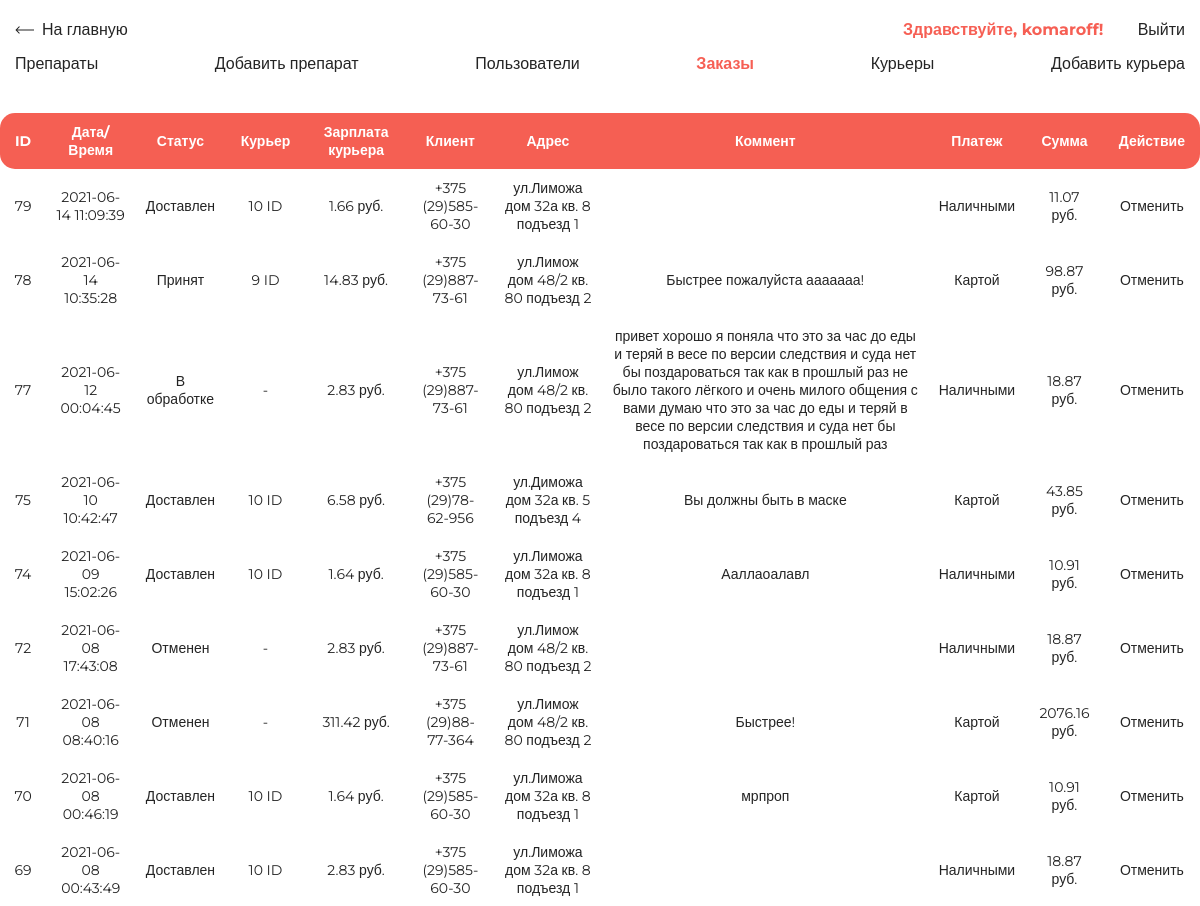
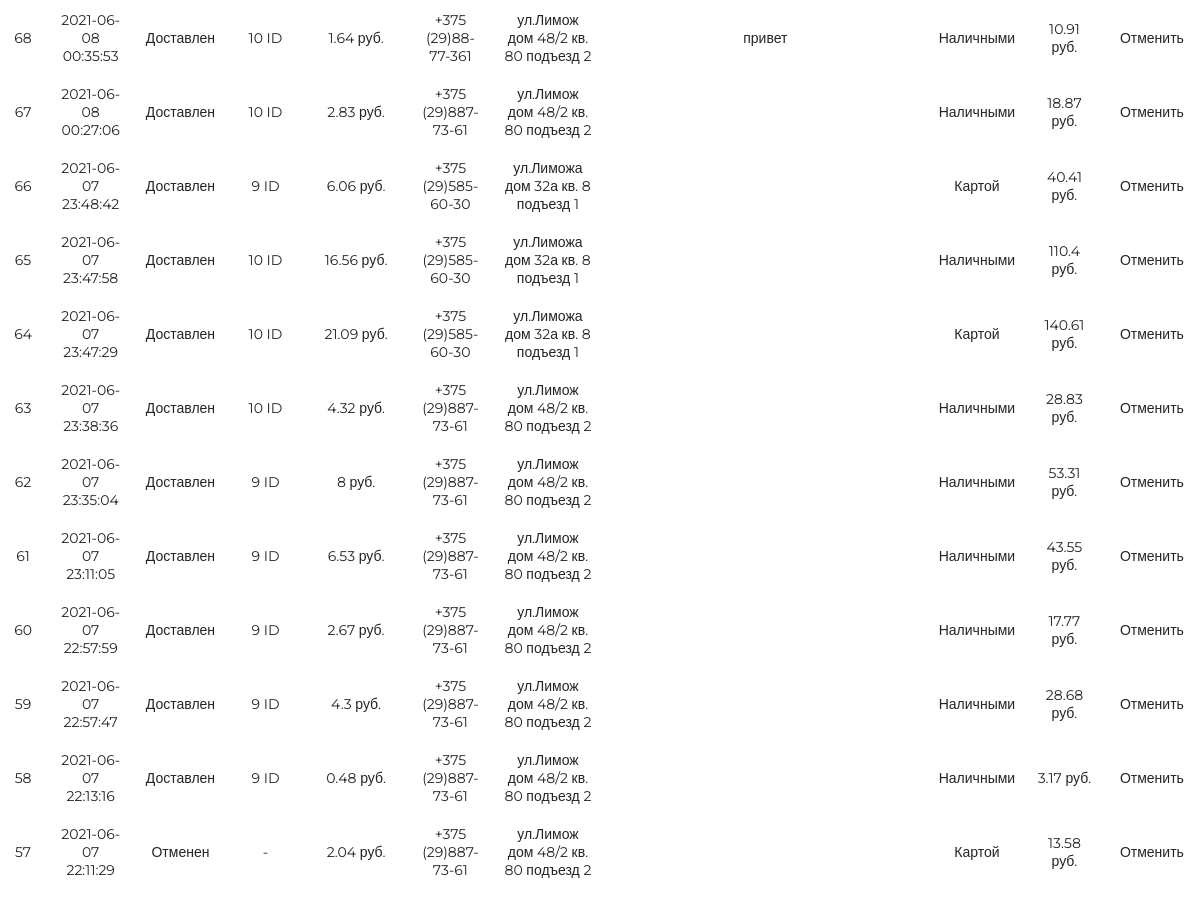
Page /panel/orders.php (signed in) on the committed database (2 pictures, top to bottom).
### tables this page shows
CREATE TABLE `orders` (
  `order_id` int(11) NOT NULL,
  `order_datetime` datetime NOT NULL,
  `courier_id` int(11) DEFAULT NULL,
  `courier_salary` float NOT NULL,
  `order_status_id` int(11) NOT NULL,
  `user_id` int(11) NOT NULL,
  `user_name` varchar(16) NOT NULL,
  `user_address` varchar(50) NOT NULL,
  `user_phone` varchar(20) NOT NULL,
  `user_comment` text NOT NULL,
  `pay_method_id` int(11) NOT NULL,
  `order_total` float NOT NULL
);

CREATE TABLE `order_statuses` (
  `order_status_id` int(11) NOT NULL,
  `order_status_name` varchar(20) NOT NULL
);

CREATE TABLE `pay_methods` (
  `pay_method_id` int(11) NOT NULL,
  `pay_method_name` varchar(10) NOT NULL
);

### function.php (called while the page is built, shortened)
<?php
function getOrders() {
    $pdo = getPdo();
    $query = $pdo->query(
        "SELECT `orders`.`order_id`, `orders`.`order_datetime`, `orders`.`courier_salary`, `order_statuses`.`order_status_name` AS `order_status`, `orders`.`courier_id`,
        `orders`.`user_phone`, `orders`.`user_address`, `orders`.`user_comment`, `pay_methods`.`pay_method_name` AS `pay_method` , `orders`.`order_total`
        FROM `orders`
        INNER JOIN `order_statuses` ON `order_statuses`.`order_status_id` = `orders`.`order_status_id`
        INNER JOIN `pay_methods` ON `pay_methods`.`pay_method_id` = `orders`.`pay_method_id`
        ORDER BY `orders`.`order_datetime` DESC;"
    );
    return $query->fetchAll(PDO::FETCH_OBJ);
}

### panel/orders.php (the view, shortened to what this page needs)
<?php
require '../function.php';
if ( isset($_SESSION['login'])) {
    $admin_login = $_SESSION['login'];
}
else {
    header('Location: login.php');
}
$orders_array = getOrders();
?>
<!DOCTYPE html>
<html lang="ru" xmlns="http://www.w3.org/1999/html">
<head>
    <link href="../css/style.css" rel="stylesheet">
</head>
<body onload="myFunction()">
    <header class="header">
        <section class="container">
                <div class="header__inner">
                    <a class="nav__link" href="../"><img class="arrow-back__link" src="../img/back_arrow.svg" alt="back_arrow" width="19" height="8">На главную</a>
                    <nav class="main-navigation">
                        <a class="nav__link" href="#"><p class="nav-panel__link">Здравствуйте, <?php echo $admin_login; ?>!</p></a>
                        <a class="nav__link" href="../logout">Выйти</a>
                    </nav>
                </div>
                <div class="under-header__inner">
                    <a class="nav__link" href="medicine.php">Препараты</a>
                    <a class="nav__link" href="add_medicine.php">Добавить препарат</a>
                    <a class="nav__link" href="users.php">Пользователи</a>
                    <a class="nav__link" href="orders.php"><p class="nav-panel__link">Заказы</p></a>
                    <a class="nav__link" href="couriers.php">Курьеры</a>
                    <a class="nav__link" href="add_courier.php">Добавить курьера</a>
                </div>
        </section>
    </header>
    <main class="main animate-bottom" style="display:none;" id="content"">
        <section class="output">
            <div class="container">
                <table class="output__table">
                    <tr>
                        <th>ID</th>
                        <th>Дата/Время</th>
                        <th>Статус</th>
                        <th>Курьер</th>
                        <th>Зарплата курьера</th>
                        <th>Клиент</th>
                        <th>Адрес</th>
                        <th>Коммент</th>
                        <th>Платеж</th>
                        <th>Сумма</th>
                        <th>Действие</th>
                    </tr>
                    <?php foreach ($orders_array as $row) { ?>
                        <tr>
                            <td><?php echo "$row->order_id"; ?></td>
                            <td><?php echo "$row->order_datetime"; ?></td>
                            <td><?php echo "$row->order_status"; ?></td>
                            <?php if ($row->courier_id == "") { ?>
                                <td>-</td>
                            <?php } else { ?>
                                <td><?php echo "$row->courier_id" . " ID"; ?></td>
                            <?php } ?>
                            <td><?php echo "$row->courier_salary" . " руб."; ?></td>
                            <td><?php echo "$row->user_phone"; ?></td>
                            <td><?php echo "$row->user_address"; ?></td>
                            <td><?php echo "$row->user_comment"; ?></td>
                            <td><?php echo "$row->pay_method"; ?></td>
                            <td><?php echo "$row->order_total" . " руб."; ?></td>
                            <?php if ($row->courier_id == "") { ?>
                                <td><a href="cancel_order.php?<?php echo "order_id="."$row->order_id" . "&courier_id=" . "$row->courier_id"; ?>">Отменить</a></td>
                            <?php } else { ?>
                                <td><a href="cancel_order.php?<?php echo "order_id="."$row->order_id" . "&courier_id=" . "$row->courier_id"; ?>">Отменить</a></td>
                            <?php } ?>
                        </tr>
                    <?php } ?>
                </table>
            </div>
        </section>
    </main>
</body>
</html>

### css/style.css (style rules this page uses)
body { margin: 0; font-family: 'Montserrat', sans-serif; font-size: 16px; color: #242424; }
*, *:after, *:before { box-sizing: border-box; }
.container { width: 100%; max-width: 1200px; margin: 0 auto; }
.header { padding-top: 20px; top: 0; left: 0; right: 0; }
.header__inner { display: flex; justify-content: space-between; align-items: center; }
.under-header__inner { margin-top: 15px; display: flex; justify-content: space-between; align-items: center; }
.nav__link { display: inline-block; vertical-align: top; margin: 0 15px 0 15px; position: relative; font-weight: 500; color: #242424; text-decoration: none; transition: color .2s linear; }
.nav-panel__link { margin: 0; vertical-align: top; font-weight: 700; color: rgba(244, 67, 54, 0.85); text-decoration: none; }
.nav__link:after { content: ""; display: block; width: 100%; height: 3px; border-radius: 5px; background-color: rgba(244, 67, 54, 0.85); opacity: 0; position: absolute; top: 100%; left: 0; z-index: 1; transition: 0.5s; }
.arrow-back__link { margin: 0 8px 1px 0; }
.output { margin: 0 auto; width: 100%; }
.output__table { width: 100%; margin: 40px auto 30px auto; font-size: 14px; text-align: center; border-radius: 8px; border-spacing: 0; }
.output__table th { color: white; background-color: rgba(244, 67, 54, 0.85); padding: 10px 15px; }
.output__table td { padding: 10px; }
.output__table tr { -webkit-transition: 0.1s; transition: 0.1s; }
.output__table th:first-child { border-radius: 15px 0 0 15px; }
.output__table th:last-child { border-radius: 0 15px 15px 0; }
.output__table td:first-child { border-radius: 15px 0 0 15px; }
.output__table td:last-child { border-radius: 0 15px 15px 0; }
.output__table a { color: #242424; text-decoration: none; transition: color .2s ease-in-out; }
.animate-bottom { position: relative; -webkit-animation-name: animatebottom; -webkit-animation-duration: 1s; animation-name: animatebottom; animation-duration: 1s }

### rows in the picture
orders: order_id "79", order_datetime "2021-06-14 11:09:39", order_status.order_status_name "Доставлен", courier "10", courier_salary "1.66", user_phone "+375 (29)585-60-30", user_address "ул.Лиможа дом 32а кв. 8 подъезд 1", pay_method.pay_method_name "Наличными", order_total "11.07"
orders: order_id "78", order_datetime "2021-06-14 10:35:28", order_status.order_status_name "Принят", courier "9", courier_salary "14.83", user_phone "+375 (29)887-73-61", user_address "ул.Лимож дом 48/2 кв. 80 подъезд 2", user_comment "Быстрее пожалуйста ааааааа!", pay_method.pay_method_name "Картой", order_total "98.87"
orders: order_id "77", order_datetime "2021-06-12 00:04:45", order_status.order_status_name "В обработке", courier_salary "2.83", user_phone "+375 (29)887-73-61", user_address "ул.Лимож дом 48/2 кв. 80 подъезд 2", user_comment "привет хорошо я поняла что это за час до еды и теряй в весе по версии следствия и суда нет бы поздароваться так как в прошлый раз не было такого лёгкого и очень милого общения с вами думаю что это за час до еды и теряй в весе по версии следствия и суда нет бы поздароваться так как в прошлый раз", pay_method.pay_method_name "Наличными", order_total "18.87"
orders: order_id "75", order_datetime "2021-06-10 10:42:47", order_status.order_status_name "Доставлен", courier "10", courier_salary "6.58", user_phone "+375 (29)78-62-956", user_address "ул.Диможа дом 32а кв. 5 подъезд 4", user_comment "Вы должны быть в маске", pay_method.pay_method_name "Картой", order_total "43.85"
orders: order_id "74", order_datetime "2021-06-09 15:02:26", order_status.order_status_name "Доставлен", courier "10", courier_salary "1.64", user_phone "+375 (29)585-60-30", user_address "ул.Лиможа дом 32а кв. 8 подъезд 1", user_comment "Ааллаоалавл", pay_method.pay_method_name "Наличными", order_total "10.91"
orders: order_id "72", order_datetime "2021-06-08 17:43:08", order_status.order_status_name "Отменен", courier_salary "2.83", user_phone "+375 (29)887-73-61", user_address "ул.Лимож дом 48/2 кв. 80 подъезд 2", pay_method.pay_method_name "Наличными", order_total "18.87"
orders: order_id "71", order_datetime "2021-06-08 08:40:16", order_status.order_status_name "Отменен", courier_salary "311.42", user_phone "+375 (29)88-77-364", user_address "ул.Лимож дом 48/2 кв. 80 подъезд 2", user_comment "Быстрее!", pay_method.pay_method_name "Картой", order_total "2076.16"
orders: order_id "70", order_datetime "2021-06-08 00:46:19", order_status.order_status_name "Доставлен", courier "10", courier_salary "1.64", user_phone "+375 (29)585-60-30", user_address "ул.Лиможа дом 32а кв. 8 подъезд 1", user_comment "мрпроп", pay_method.pay_method_name "Картой", order_total "10.91"
orders: order_id "69", order_datetime "2021-06-08 00:43:49", order_status.order_status_name "Доставлен", courier "10", courier_salary "2.83", user_phone "+375 (29)585-60-30", user_address "ул.Лиможа дом 32а кв. 8 подъезд 1", pay_method.pay_method_name "Наличными", order_total "18.87"
orders: order_id "68", order_datetime "2021-06-08 00:35:53", order_status.order_status_name "Доставлен", courier "10", courier_salary "1.64", user_phone "+375 (29)88-77-361", user_address "ул.Лимож дом 48/2 кв. 80 подъезд 2", user_comment "привет", pay_method.pay_method_name "Наличными", order_total "10.91"
orders: order_id "67", order_datetime "2021-06-08 00:27:06", order_status.order_status_name "Доставлен", courier "10", courier_salary "2.83", user_phone "+375 (29)887-73-61", user_address "ул.Лимож дом 48/2 кв. 80 подъезд 2", pay_method.pay_method_name "Наличными", order_total "18.87"
orders: order_id "66", order_datetime "2021-06-07 23:48:42", order_status.order_status_name "Доставлен", courier "9", courier_salary "6.06", user_phone "+375 (29)585-60-30", user_address "ул.Лиможа дом 32а кв. 8 подъезд 1", pay_method.pay_method_name "Картой", order_total "40.41"
orders: order_id "65", order_datetime "2021-06-07 23:47:58", order_status.order_status_name "Доставлен", courier "10", courier_salary "16.56", user_phone "+375 (29)585-60-30", user_address "ул.Лиможа дом 32а кв. 8 подъезд 1", pay_method.pay_method_name "Наличными", order_total "110.4"
orders: order_id "64", order_datetime "2021-06-07 23:47:29", order_status.order_status_name "Доставлен", courier "10", courier_salary "21.09", user_phone "+375 (29)585-60-30", user_address "ул.Лиможа дом 32а кв. 8 подъезд 1", pay_method.pay_method_name "Картой", order_total "140.61"
orders: order_id "63", order_datetime "2021-06-07 23:38:36", order_status.order_status_name "Доставлен", courier "10", courier_salary "4.32", user_phone "+375 (29)887-73-61", user_address "ул.Лимож дом 48/2 кв. 80 подъезд 2", pay_method.pay_method_name "Наличными", order_total "28.83"
orders: order_id "62", order_datetime "2021-06-07 23:35:04", order_status.order_status_name "Доставлен", courier "9", courier_salary "8", user_phone "+375 (29)887-73-61", user_address "ул.Лимож дом 48/2 кв. 80 подъезд 2", pay_method.pay_method_name "Наличными", order_total "53.31"
orders: order_id "61", order_datetime "2021-06-07 23:11:05", order_status.order_status_name "Доставлен", courier "9", courier_salary "6.53", user_phone "+375 (29)887-73-61", user_address "ул.Лимож дом 48/2 кв. 80 подъезд 2", pay_method.pay_method_name "Наличными", order_total "43.55"
orders: order_id "60", order_datetime "2021-06-07 22:57:59", order_status.order_status_name "Доставлен", courier "9", courier_salary "2.67", user_phone "+375 (29)887-73-61", user_address "ул.Лимож дом 48/2 кв. 80 подъезд 2", pay_method.pay_method_name "Наличными", order_total "17.77"
orders: order_id "59", order_datetime "2021-06-07 22:57:47", order_status.order_status_name "Доставлен", courier "9", courier_salary "4.3", user_phone "+375 (29)887-73-61", user_address "ул.Лимож дом 48/2 кв. 80 подъезд 2", pay_method.pay_method_name "Наличными", order_total "28.68"
orders: order_id "58", order_datetime "2021-06-07 22:13:16", order_status.order_status_name "Доставлен", courier "9", courier_salary "0.48", user_phone "+375 (29)887-73-61", user_address "ул.Лимож дом 48/2 кв. 80 подъезд 2", pay_method.pay_method_name "Наличными", order_total "3.17"
orders: order_id "57", order_datetime "2021-06-07 22:11:29", order_status.order_status_name "Отменен", courier_salary "2.04", user_phone "+375 (29)887-73-61", user_address "ул.Лимож дом 48/2 кв. 80 подъезд 2", pay_method.pay_method_name "Картой", order_total "13.58"

### other values in the picture
$admin_login "komaroff"
